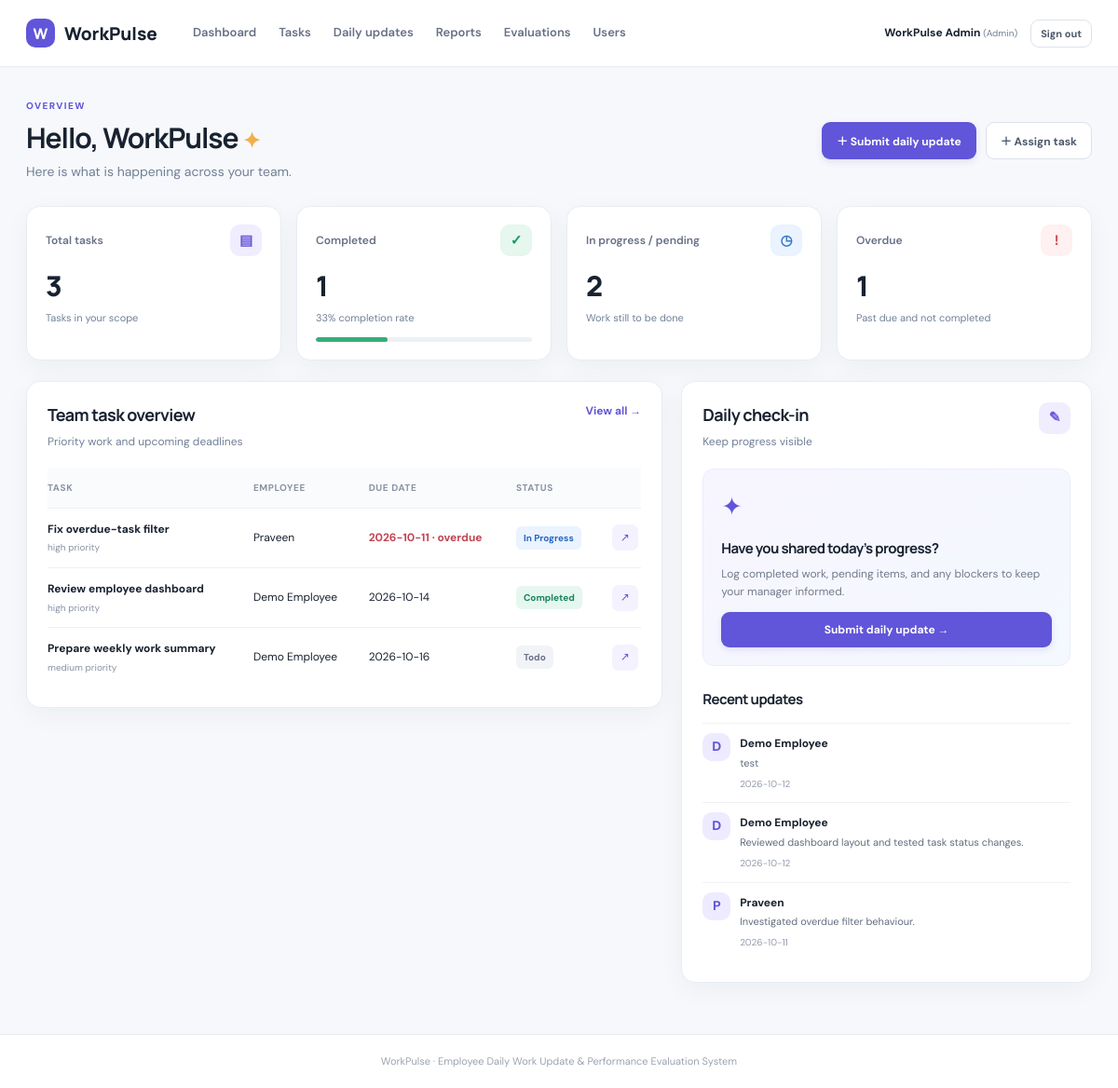
/index.php (signed in), run on the app's committed database.
### tables this page shows
CREATE TABLE `tasks` (
  `id` bigint(20) UNSIGNED NOT NULL,
  `title` varchar(180) NOT NULL,
  `description` text DEFAULT NULL,
  `assigned_to` bigint(20) UNSIGNED NOT NULL,
  `assigned_by` bigint(20) UNSIGNED NOT NULL,
  `due_date` date NOT NULL,
  `priority` enum('low','medium','high') NOT NULL DEFAULT 'medium',
  `status` enum('todo','in_progress','blocked','completed') NOT NULL DEFAULT 'todo',
  `created_at` timestamp NOT NULL DEFAULT current_timestamp(),
  `updated_at` timestamp NOT NULL DEFAULT current_timestamp() ON UPDATE current_timestamp()
);

CREATE TABLE `users` (
  `id` bigint(20) UNSIGNED NOT NULL,
  `name` varchar(120) NOT NULL,
  `email` varchar(190) NOT NULL,
  `password_hash` varchar(255) NOT NULL,
  `role` enum('admin','manager','employee') NOT NULL DEFAULT 'employee',
  `is_active` tinyint(1) NOT NULL DEFAULT 1,
  `created_at` timestamp NOT NULL DEFAULT current_timestamp(),
  `updated_at` timestamp NOT NULL DEFAULT current_timestamp() ON UPDATE current_timestamp()
);

CREATE TABLE `daily_updates` (
  `id` bigint(20) UNSIGNED NOT NULL,
  `user_id` bigint(20) UNSIGNED NOT NULL,
  `work_date` date NOT NULL,
  `completed_work` text DEFAULT NULL,
  `todo_work` text DEFAULT NULL,
  `pending_work` text DEFAULT NULL,
  `blockers` text DEFAULT NULL,
  `created_at` timestamp NOT NULL DEFAULT current_timestamp()
);

### includes/functions.php (called while the page is built, shortened)
<?php
function e(?string $value): string {
    return htmlspecialchars((string)$value, ENT_QUOTES | ENT_SUBSTITUTE, 'UTF-8');
}
function current_user(): array {
    return $_SESSION['user'] ?? [];
}
function status_label(string $status): string {
    return ucwords(str_replace('_', ' ', $status));
}
function can_manage_tasks(): bool {
    return in_array(current_user()['role'] ?? '', ['admin', 'manager'], true);
}

### index.php (the view, shortened to what this page needs)
<?php
require_once __DIR__ . '/config.php';
require_once __DIR__ . '/includes/functions.php';
$user = current_user();
$isManager = can_manage_tasks();
if ($isManager) {
    $totalTasks = (int)$pdo->query('SELECT COUNT(*) FROM tasks')->fetchColumn();
    $completedTasks = (int)$pdo->query("SELECT COUNT(*) FROM tasks WHERE status = 'completed'")->fetchColumn();
    $pendingTasks = (int)$pdo->query("SELECT COUNT(*) FROM tasks WHERE status IN ('todo','in_progress','blocked')")->fetchColumn();
    $overdueTasks = (int)$pdo->query("SELECT COUNT(*) FROM tasks WHERE due_date < CURDATE() AND status <> 'completed'")->fetchColumn();
    $stmt = $pdo->query("SELECT t.*, u.name AS employee_name, a.name AS assigned_by_name FROM tasks t JOIN users u ON u.id=t.assigned_to JOIN users a ON a.id=t.assigned_by ORDER BY (t.due_date < CURDATE() AND t.status <> 'completed') DESC, t.due_date ASC LIMIT 8");
}
$tasks = $stmt->fetchAll();
$completionRate = $totalTasks > 0 ? round(($completedTasks / $totalTasks) * 100) : 0;
$todayStmt = $pdo->prepare('SELECT COUNT(*) FROM daily_updates WHERE user_id = ? AND work_date = CURDATE()');
$todayStmt->execute([$user['id']]);
$submittedToday = (int)$todayStmt->fetchColumn();
$recentUpdates = $isManager
    ? $pdo->query('SELECT d.*, u.name FROM daily_updates d JOIN users u ON u.id=d.user_id ORDER BY d.created_at DESC LIMIT 5')->fetchAll()
    : (function() use ($pdo, $user) { $s=$pdo->prepare('SELECT d.*, u.name FROM daily_updates d JOIN users u ON u.id=d.user_id WHERE d.user_id=? ORDER BY d.created_at DESC LIMIT 5'); $s->execute([$user['id']]); return $s->fetchAll(); })();
require __DIR__ . '/includes/header.php';
?>
<div class="page-heading">
    <div><span class="eyebrow">OVERVIEW</span><h1>Hello, <?= e(explode(' ', $user['name'])[0]) ?> <span class="wave">✦</span></h1><p class="muted"><?= $isManager ? 'Here is what is happening across your team.' : 'Here is your current workload and daily progress.' ?></p></div>
    <div class="heading-actions"><a class="btn btn-primary" href="updates.php">＋ Submit daily update</a><?php if ($isManager): ?><a class="btn btn-outline" href="tasks.php?action=create">＋ Assign task</a><?php endif; ?></div>
</div>
<section class="stats-grid">
    <article class="stat-card"><div class="stat-top"><span>Total tasks</span><span class="stat-icon purple">▤</span></div><strong><?= $totalTasks ?></strong><small>Tasks in your scope</small></article>
    <article class="stat-card"><div class="stat-top"><span>Completed</span><span class="stat-icon green">✓</span></div><strong><?= $completedTasks ?></strong><small><?= $completionRate ?>% completion rate</small><div class="mini-progress"><span style="width:<?= $completionRate ?>%"></span></div></article>
    <article class="stat-card"><div class="stat-top"><span>In progress / pending</span><span class="stat-icon blue">◷</span></div><strong><?= $pendingTasks ?></strong><small>Work still to be done</small></article>
    <article class="stat-card"><div class="stat-top"><span>Overdue</span><span class="stat-icon red">!</span></div><strong><?= $overdueTasks ?></strong><small>Past due and not completed</small></article>
</section>
<div class="content-grid">
    <section class="panel">
        <div class="panel-heading"><div><h2><?= $isManager ? 'Team task overview' : 'My tasks' ?></h2><p class="muted">Priority work and upcoming deadlines</p></div><a href="tasks.php" class="text-link">View all →</a></div>
        <?php if (!$tasks): ?><div class="empty-state"><div>▤</div><strong>No tasks yet</strong><p>Tasks assigned to you will appear here.</p></div><?php else: ?>
        <div class="table-wrap"><table><thead><tr><th>Task</th><?php if ($isManager): ?><th>Employee</th><?php endif; ?><th>Due date</th><th>Status</th><th></th></tr></thead><tbody>
        <?php foreach ($tasks as $task): $late = $task['due_date'] < date('Y-m-d') && $task['status'] !== 'completed'; ?>
            <tr><td><strong><?= e($task['title']) ?></strong><small class="table-sub"><?= e($task['priority']) ?> priority</small></td><?php if ($isManager): ?><td><?= e($task['employee_name']) ?></td><?php endif; ?><td class="<?= $late ? 'text-danger' : '' ?>"><?= e($task['due_date']) ?><?= $late ? ' · overdue' : '' ?></td><td><span class="status status-<?= e($task['status']) ?>"><?= e(status_label($task['status'])) ?></span></td><td><a class="icon-link" href="tasks.php?view=<?= (int)$task['id'] ?>">↗</a></td></tr>
        <?php endforeach; ?></tbody></table></div><?php endif; ?>
    </section>
    <section class="panel">
        <div class="panel-heading"><div><h2>Daily check-in</h2><p class="muted">Keep progress visible</p></div><span class="stat-icon purple">✎</span></div>
        <div class="checkin-card"><div class="checkin-illustration">✦</div><h3><?= $submittedToday ? 'You checked in today' : 'Have you shared today’s progress?' ?></h3><p><?= $submittedToday ? 'Your daily update has been recorded. Add another update if your work changes.' : 'Log completed work, pending items, and any blockers to keep your manager informed.' ?></p><a href="updates.php" class="btn <?= $submittedToday ? 'btn-outline' : 'btn-primary' ?> btn-block"><?= $submittedToday ? 'View daily updates' : 'Submit daily update' ?> →</a></div>
        <div class="recent-updates"><h3>Recent updates</h3><?php if (!$recentUpdates): ?><p class="muted small">No updates submitted yet.</p><?php else: foreach ($recentUpdates as $update): ?><div class="update-row"><span class="avatar"><?= e(strtoupper(substr($update['name'],0,1))) ?></span><div><strong><?= e($update['name']) ?></strong><p><?= e(mb_strimwidth($update['completed_work'],0,65,'…')) ?></p><small><?= e($update['work_date']) ?></small></div></div><?php endforeach; endif; ?></div>
    </section>
</div>
<?php require __DIR__ . '/includes/footer.php'; ?>

### data on the page
tasks: title "Fix overdue-task filter", priority "high", assigned_to.name "Praveen", due_date "2026-10-11", shows "· overdue", status "In Progress"
tasks: title "Review employee dashboard", priority "high", assigned_to.name "Demo Employee", due_date "2026-10-14", status "Completed"
tasks: title "Prepare weekly work summary", priority "medium", assigned_to.name "Demo Employee", due_date "2026-10-16", status "Todo"
daily_updates: user.name "D", user.name "Demo Employee", completed_work "test", work_date "2026-10-12"
daily_updates: user.name "D", user.name "Demo Employee", completed_work "Reviewed dashboard layout and tested task status changes.", work_date "2026-10-12"
daily_updates: user.name "P", user.name "Praveen", completed_work "Investigated overdue filter behaviour.", work_date "2026-10-11"

### other printed values
current_user()['name'] "WorkPulse Admin"
current_user()['role'] "Admin"
explode(' ', $user['name'])[0] "WorkPulse"
$totalTasks "3"
$completedTasks "1"
$completionRate "33"
$pendingTasks "2"
$overdueTasks "1"
